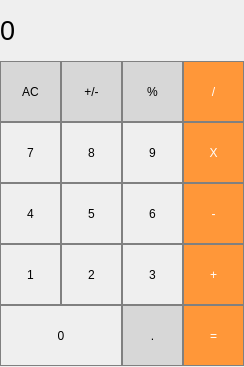
<?xml version="1.0" encoding="UTF-8"?>
<ui version="4.0">
 <class>MainWindow</class>
 <widget class="QMainWindow" name="MainWindow">
  <property name="geometry">
   <rect>
    <x>0</x>
    <y>0</y>
    <width>244</width>
    <height>367</height>
   </rect>
  </property>
  <property name="windowTitle">
   <string>MainWindow</string>
  </property>
  <widget class="QWidget" name="centralwidget">
   <widget class="QLabel" name="result_show">
    <property name="geometry">
     <rect>
      <x>0</x>
      <y>0</y>
      <width>241</width>
      <height>61</height>
     </rect>
    </property>
    <property name="font">
     <font>
      <pointsize>20</pointsize>
     </font>
    </property>
    <property name="styleSheet">
     <string notr="true">QLabel {
	qproperty-alignment: 'AlignVCenter | AlignRight';
	border: 1px solid gray;
}

background-color: white;
</string>
    </property>
    <property name="text">
     <string>0</string>
    </property>
   </widget>
   <widget class="QPushButton" name="pushButton_AC">
    <property name="geometry">
     <rect>
      <x>0</x>
      <y>61</y>
      <width>61</width>
      <height>61</height>
     </rect>
    </property>
    <property name="styleSheet">
     <string notr="true">QPushButton {
	background-color: rgb(215, 215, 215);
	border: 1px solid gray;
}

QPushButton:pressed {
	background-color: qlineargradient(x1: 0, y1: 0, x2: 0, y2: 1, stop: 0 #BEBEBE, stop: 1 #D7D7D7)
}</string>
    </property>
    <property name="text">
     <string>AC</string>
    </property>
   </widget>
   <widget class="QPushButton" name="pushButton_del">
    <property name="geometry">
     <rect>
      <x>183</x>
      <y>61</y>
      <width>61</width>
      <height>61</height>
     </rect>
    </property>
    <property name="styleSheet">
     <string notr="true">QPushButton {
	background-color: rgb(255, 151, 57);
	color: white;
	border: 1px solid gray;
}

QPushButton: pressed {
	background-color: qlineargradient(x1: 0, y1: 0, x2: 0, y2: 1, stop: 0 #FF7832, stop: 1 #FF9739);
}</string>
    </property>
    <property name="text">
     <string>/</string>
    </property>
   </widget>
   <widget class="QPushButton" name="pushButton_procent">
    <property name="geometry">
     <rect>
      <x>122</x>
      <y>61</y>
      <width>61</width>
      <height>61</height>
     </rect>
    </property>
    <property name="styleSheet">
     <string notr="true">QPushButton {
	background-color: rgb(215, 215, 215);
	border: 1px solid gray;
}

QPushButton:pressed {
	background-color: qlineargradient(x1: 0, y1: 0, x2: 0, y2: 1, stop: 0 #BEBEBE, stop: 1 #D7D7D7)
}</string>
    </property>
    <property name="text">
     <string>%</string>
    </property>
   </widget>
   <widget class="QPushButton" name="pushButton_change">
    <property name="geometry">
     <rect>
      <x>61</x>
      <y>61</y>
      <width>61</width>
      <height>61</height>
     </rect>
    </property>
    <property name="styleSheet">
     <string notr="true">QPushButton {
	background-color: rgb(215, 215, 215);
	border: 1px solid gray;
}

QPushButton:pressed {
	background-color: qlineargradient(x1: 0, y1: 0, x2: 0, y2: 1, stop: 0 #BEBEBE, stop: 1 #D7D7D7)
}</string>
    </property>
    <property name="text">
     <string>+/-</string>
    </property>
   </widget>
   <widget class="QPushButton" name="pushButton_0">
    <property name="geometry">
     <rect>
      <x>0</x>
      <y>305</y>
      <width>122</width>
      <height>61</height>
     </rect>
    </property>
    <property name="styleSheet">
     <string notr="true">QPushButton {
	border: 1px solid gray;
}

QPushButton {
	background-color: qlineargradient(x1: 0, y1: 0, x2: 0, y2: 1, stop: 0 #dadbde. stop: 1 #f6f7fa);
}</string>
    </property>
    <property name="text">
     <string>0</string>
    </property>
   </widget>
   <widget class="QPushButton" name="pushButton_res">
    <property name="geometry">
     <rect>
      <x>183</x>
      <y>305</y>
      <width>61</width>
      <height>61</height>
     </rect>
    </property>
    <property name="styleSheet">
     <string notr="true">QPushButton {
	background-color: rgb(255, 151, 57);
	color: white;
	border: 1px solid gray;
}

QPushButton: pressed {
	background-color: qlineargradient(x1: 0, y1: 0, x2: 0, y2: 1, stop: 0 #FF7832, stop: 1 #FF9739);
}</string>
    </property>
    <property name="text">
     <string>=</string>
    </property>
   </widget>
   <widget class="QPushButton" name="pushButton_dot">
    <property name="geometry">
     <rect>
      <x>122</x>
      <y>305</y>
      <width>61</width>
      <height>61</height>
     </rect>
    </property>
    <property name="styleSheet">
     <string notr="true">QPushButton {
	background-color: rgb(215, 215, 215);
	border: 1px solid gray;
}

QPushButton:pressed {
	background-color: qlineargradient(x1: 0, y1: 0, x2: 0, y2: 1, stop: 0 #BEBEBE, stop: 1 #D7D7D7)
}</string>
    </property>
    <property name="text">
     <string>.</string>
    </property>
   </widget>
   <widget class="QPushButton" name="pushButton_2">
    <property name="geometry">
     <rect>
      <x>61</x>
      <y>244</y>
      <width>61</width>
      <height>61</height>
     </rect>
    </property>
    <property name="styleSheet">
     <string notr="true">QPushButton {
	border: 1px solid gray;
}

QPushButton {
	background-color: qlineargradient(x1: 0, y1: 0, x2: 0, y2: 1, stop: 0 #dadbde. stop: 1 #f6f7fa);
}</string>
    </property>
    <property name="text">
     <string>2</string>
    </property>
   </widget>
   <widget class="QPushButton" name="pushButton_1">
    <property name="geometry">
     <rect>
      <x>0</x>
      <y>244</y>
      <width>61</width>
      <height>61</height>
     </rect>
    </property>
    <property name="styleSheet">
     <string notr="true">QPushButton {
	border: 1px solid gray;
}

QPushButton {
	background-color: qlineargradient(x1: 0, y1: 0, x2: 0, y2: 1, stop: 0 #dadbde. stop: 1 #f6f7fa);
}</string>
    </property>
    <property name="text">
     <string>1</string>
    </property>
   </widget>
   <widget class="QPushButton" name="pushButton_pus">
    <property name="geometry">
     <rect>
      <x>183</x>
      <y>244</y>
      <width>61</width>
      <height>61</height>
     </rect>
    </property>
    <property name="styleSheet">
     <string notr="true">QPushButton {
	background-color: rgb(255, 151, 57);
	color: white;
	border: 1px solid gray;
}

QPushButton: pressed {
	background-color: qlineargradient(x1: 0, y1: 0, x2: 0, y2: 1, stop: 0 #FF7832, stop: 1 #FF9739);
}</string>
    </property>
    <property name="text">
     <string>+</string>
    </property>
   </widget>
   <widget class="QPushButton" name="pushButton_3">
    <property name="geometry">
     <rect>
      <x>122</x>
      <y>244</y>
      <width>61</width>
      <height>61</height>
     </rect>
    </property>
    <property name="styleSheet">
     <string notr="true">QPushButton {
	border: 1px solid gray;
}

QPushButton {
	background-color: qlineargradient(x1: 0, y1: 0, x2: 0, y2: 1, stop: 0 #dadbde. stop: 1 #f6f7fa);
}</string>
    </property>
    <property name="text">
     <string>3</string>
    </property>
   </widget>
   <widget class="QPushButton" name="pushButton_5">
    <property name="geometry">
     <rect>
      <x>61</x>
      <y>183</y>
      <width>61</width>
      <height>61</height>
     </rect>
    </property>
    <property name="styleSheet">
     <string notr="true">QPushButton {
	border: 1px solid gray;
}

QPushButton {
	background-color: qlineargradient(x1: 0, y1: 0, x2: 0, y2: 1, stop: 0 #dadbde. stop: 1 #f6f7fa);
}</string>
    </property>
    <property name="text">
     <string>5</string>
    </property>
   </widget>
   <widget class="QPushButton" name="pushButton_4">
    <property name="geometry">
     <rect>
      <x>0</x>
      <y>183</y>
      <width>61</width>
      <height>61</height>
     </rect>
    </property>
    <property name="styleSheet">
     <string notr="true">QPushButton {
	border: 1px solid gray;
}

QPushButton {
	background-color: qlineargradient(x1: 0, y1: 0, x2: 0, y2: 1, stop: 0 #dadbde. stop: 1 #f6f7fa);
}</string>
    </property>
    <property name="text">
     <string>4</string>
    </property>
   </widget>
   <widget class="QPushButton" name="pushButton_minus">
    <property name="geometry">
     <rect>
      <x>183</x>
      <y>183</y>
      <width>61</width>
      <height>61</height>
     </rect>
    </property>
    <property name="styleSheet">
     <string notr="true">QPushButton {
	background-color: rgb(255, 151, 57);
	color: white;
	border: 1px solid gray;
}

QPushButton: pressed {
	background-color: qlineargradient(x1: 0, y1: 0, x2: 0, y2: 1, stop: 0 #FF7832, stop: 1 #FF9739);
}</string>
    </property>
    <property name="text">
     <string>-</string>
    </property>
   </widget>
   <widget class="QPushButton" name="pushButton_6">
    <property name="geometry">
     <rect>
      <x>122</x>
      <y>183</y>
      <width>61</width>
      <height>61</height>
     </rect>
    </property>
    <property name="styleSheet">
     <string notr="true">QPushButton {
	border: 1px solid gray;
}

QPushButton {
	background-color: qlineargradient(x1: 0, y1: 0, x2: 0, y2: 1, stop: 0 #dadbde. stop: 1 #f6f7fa);
}</string>
    </property>
    <property name="text">
     <string>6</string>
    </property>
   </widget>
   <widget class="QPushButton" name="pushButton_8">
    <property name="geometry">
     <rect>
      <x>61</x>
      <y>122</y>
      <width>61</width>
      <height>61</height>
     </rect>
    </property>
    <property name="styleSheet">
     <string notr="true">QPushButton {
	border: 1px solid gray;
}

QPushButton {
	background-color: qlineargradient(x1: 0, y1: 0, x2: 0, y2: 1, stop: 0 #dadbde. stop: 1 #f6f7fa);
}</string>
    </property>
    <property name="text">
     <string>8</string>
    </property>
   </widget>
   <widget class="QPushButton" name="pushButton_7">
    <property name="geometry">
     <rect>
      <x>0</x>
      <y>122</y>
      <width>61</width>
      <height>61</height>
     </rect>
    </property>
    <property name="styleSheet">
     <string notr="true">QPushButton {
	border: 1px solid gray;
}

QPushButton {
	background-color: qlineargradient(x1: 0, y1: 0, x2: 0, y2: 1, stop: 0 #dadbde. stop: 1 #f6f7fa);
}</string>
    </property>
    <property name="text">
     <string>7</string>
    </property>
   </widget>
   <widget class="QPushButton" name="pushButton_mult">
    <property name="geometry">
     <rect>
      <x>183</x>
      <y>122</y>
      <width>61</width>
      <height>61</height>
     </rect>
    </property>
    <property name="styleSheet">
     <string notr="true">QPushButton {
	background-color: rgb(255, 151, 57);
	color: white;
	border: 1px solid gray;
}

QPushButton: pressed {
	background-color: qlineargradient(x1: 0, y1: 0, x2: 0, y2: 1, stop: 0 #FF7832, stop: 1 #FF9739);
}</string>
    </property>
    <property name="text">
     <string>X</string>
    </property>
   </widget>
   <widget class="QPushButton" name="pushButton_9">
    <property name="geometry">
     <rect>
      <x>122</x>
      <y>122</y>
      <width>61</width>
      <height>61</height>
     </rect>
    </property>
    <property name="styleSheet">
     <string notr="true">QPushButton {
	border: 1px solid gray;
}

QPushButton {
	background-color: qlineargradient(x1: 0, y1: 0, x2: 0, y2: 1, stop: 0 #dadbde. stop: 1 #f6f7fa);
}</string>
    </property>
    <property name="text">
     <string>9</string>
    </property>
   </widget>
  </widget>
 </widget>
 <resources/>
 <connections/>
</ui>
